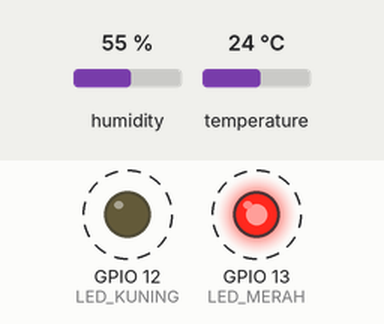
Simulated run of this sketch. Board: ESP32. Shown: output pins drawn as LEDs (lit = HIGH). Dashed ring = blinking. The inputs (shaded band) are chosen by the test bench; at power-on: humidity 55 %, temperature 24 °C. What the sketch prints to the serial monitor is not drawn.

Above: at 0.2 s.
Timing chart, 0 to 3.0 s (numbered marks = the images above):
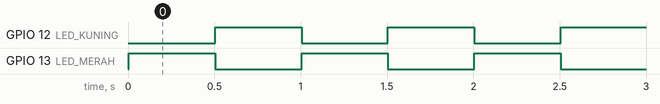

The sketch:

No3Percobaan5B.ino
```cpp
#include "DHT.h"

// Definisi Pin
#define DHTPIN 4       // Pin Data DHT22 ke GPIO 4
#define DHTTYPE DHT22  // Sensor DHT22
#define LED_MERAH 13   // LED Merah ke GPIO 13
#define LED_KUNING 12  // LED Kuning ke GPIO 12

// Inisialisasi Sensor
DHT dht(DHTPIN, DHTTYPE);

// Struktur data untuk Queue
struct readings {
  float temp;
  float h;
};

// Handle untuk Queue
QueueHandle_t structQueue;

void setup() {
  // ESP32 biasanya menggunakan baud rate 115200
  Serial.begin(115200);
  dht.begin();

  pinMode(LED_MERAH, OUTPUT);
  pinMode(LED_KUNING, OUTPUT);

  // Membuat Queue untuk menampung 5 data struct
  structQueue = xQueueCreate(5, sizeof(struct readings));

  if (structQueue != NULL) {
    // Membuat TaskRead dan diletakkan di Core 0
    xTaskCreatePinnedToCore(
      TaskReadData,   // Fungsi task
      "ReadData",     // Nama task
      2048,           // Stack size (ESP32 butuh lebih besar dari Uno)
      NULL,           // Parameter
      1,              // Prioritas
      NULL,           // Task handle
      0               // Core 0
    );

    // Membuat TaskDisplay dan diletakkan di Core 1
    xTaskCreatePinnedToCore(
      TaskDisplay,
      "Display",
      2048,
      NULL,
      1,
      NULL,
      1               // Core 1
    );

    // Membuat TaskBlink dan diletakkan di Core 1
    xTaskCreatePinnedToCore(
      TaskBlink,
      "Blink",
      2048,
      NULL,
      1,
      NULL,
      1               // Core 1
    );
  }
}

void loop() {
  // Kosong, semua diatur oleh FreeRTOS
}

// --- Implementasi Task ---

void TaskReadData(void *pvParameters) {
  for (;;) {
    struct readings sensorData;
    sensorData.temp = dht.readTemperature();
    sensorData.h = dht.readHumidity();

    if (isnan(sensorData.temp) || isnan(sensorData.h)) {
      Serial.println("Gagal membaca sensor DHT!");
    } else {
      // Mengirim data ke Queue
      xQueueSend(structQueue, &sensorData, portMAX_DELAY);
    }
    // Delay 2 detik karena DHT22 lambat
    vTaskDelay(2000 / portTICK_PERIOD_MS);
  }
}

void TaskDisplay(void *pvParameters) {
  struct readings receivedData;
  for (;;) {
    // Menunggu data dari Queue
    if (xQueueReceive(structQueue, &receivedData, portMAX_DELAY) == pdPASS) {
      Serial.print("[CORE ");
      Serial.print(xPortGetCoreID()); // Menampilkan Core yang sedang bekerja
      Serial.print("] Suhu: ");
      Serial.print(receivedData.temp);
      Serial.print("C | Kelembapan: ");
      Serial.print(receivedData.h);
      Serial.println("%");
    }
  }
}

void TaskBlink(void *pvParameters) {
  for (;;) {
    // Mengedipkan kedua LED bergantian
    digitalWrite(LED_MERAH, HIGH);
    digitalWrite(LED_KUNING, LOW);
    vTaskDelay(500 / portTICK_PERIOD_MS);

    digitalWrite(LED_MERAH, LOW);
    digitalWrite(LED_KUNING, HIGH);
    vTaskDelay(500 / portTICK_PERIOD_MS);
  }
}
```

Measured:
- by itself, GPIO 12 (LED_KUNING), GPIO 13 (LED_MERAH): alternates HIGH for 0.50 s and LOW for 0.50 s
